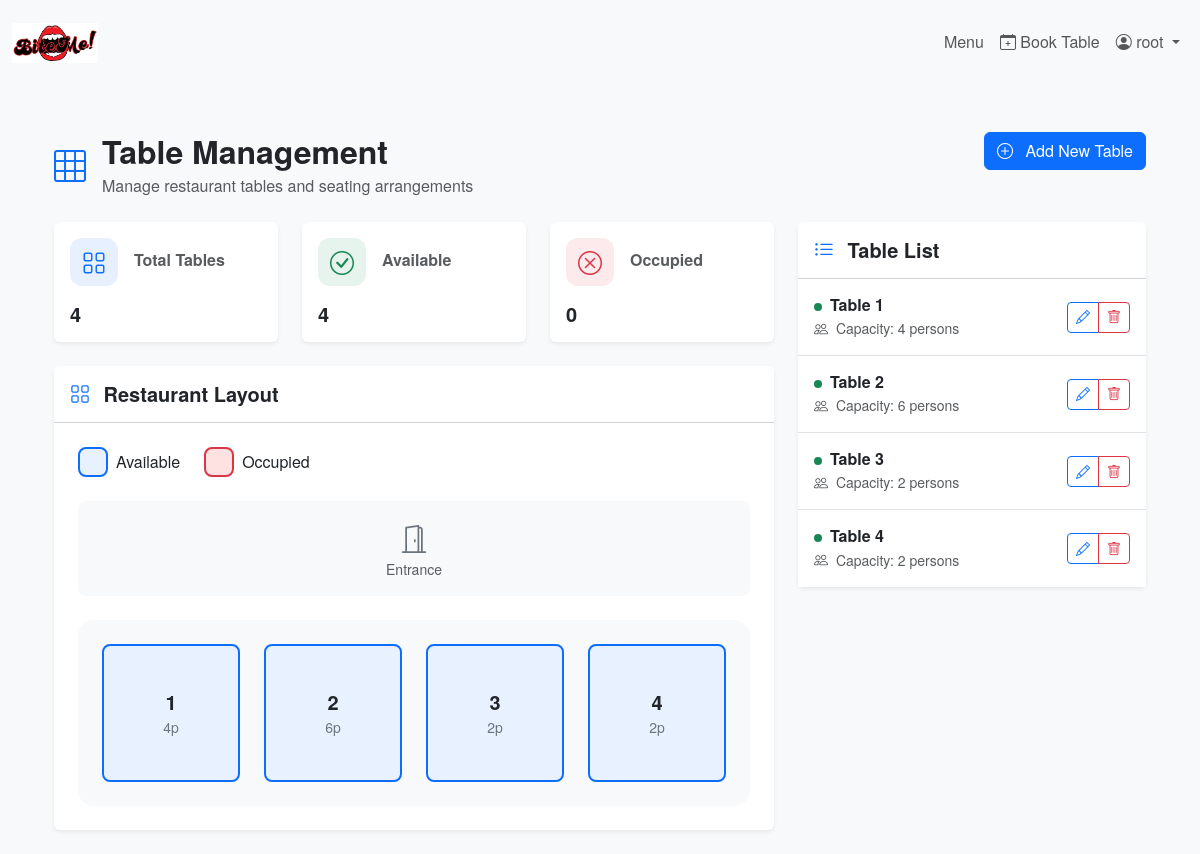
Page /manage/tables/ (signed in) on the earlier database version.
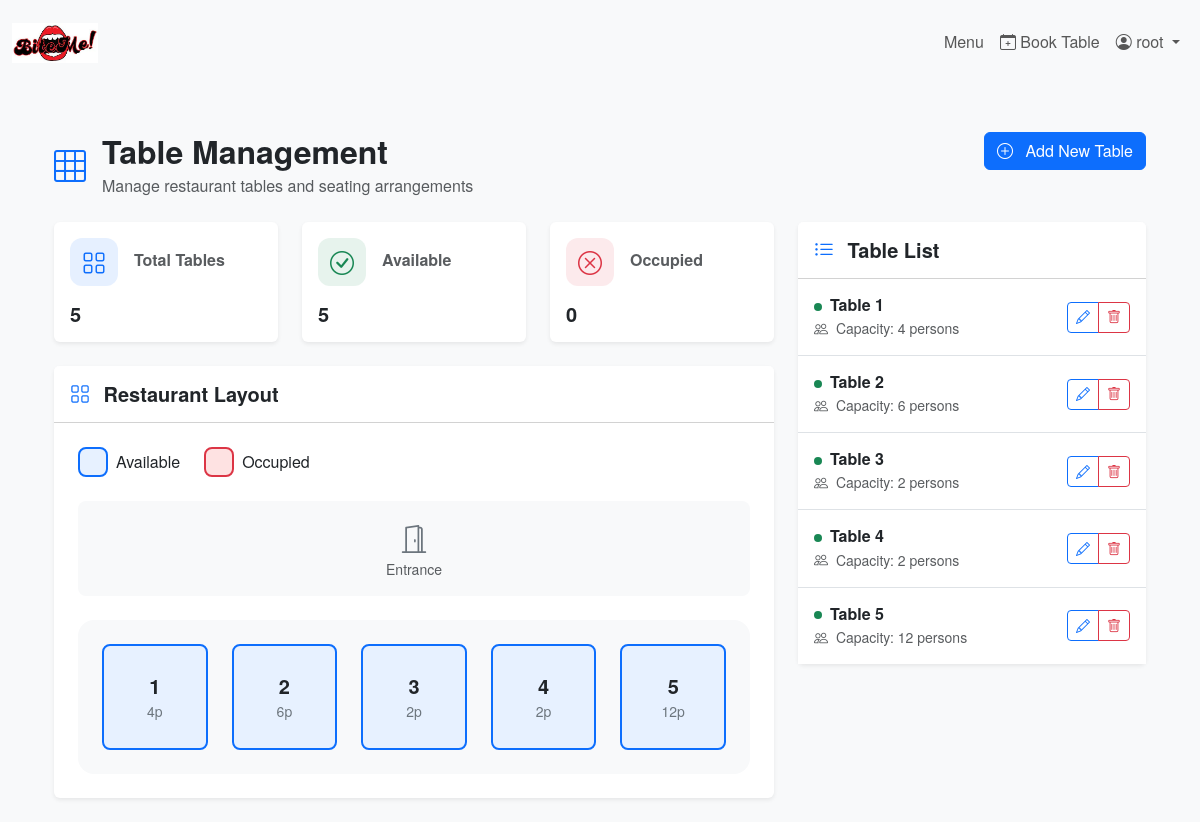
Same page on the later database version.
### booking/models.py (models this page shows, shortened)
class Table(models.Model):
    number = models.CharField(max_length=10)
    capacity = models.IntegerField()
    class Meta:
        ordering = ['number']

### booking/views.py (the view, shortened to what this page needs)
# urls.py: path('manage/tables/', admin_tables_view, name='admin_tables'),
@user_passes_test(lambda u: u.is_staff)
def admin_tables_view(request):
    tables = Table.objects.all().order_by('number')
    occupied_tables = Table.objects.filter(
        reservations__date=datetime.now().date(),
        reservations__canceled=False
    )
    context = {
        'tables': tables,
        'occupied_tables': occupied_tables,
        'available_tables': tables.count() - occupied_tables.count()
    }
    return render(request, 'booking/admin/tables.html', context)

### booking/templates/booking/admin/tables.html (shortened to what the changed rows need)
{% extends 'booking/base.html' %}
{% load static %}
{% block content %}
<div class="container py-4">
    <div class="row mb-4">
        <div class="col-lg-8">
            <div class="d-flex align-items-center">
                <div>
                    <h2 class="mb-1">Table Management</h2>
                </div>
            </div>
        </div>
    </div>
    <div class="row g-4">
        <div class="col-lg-8">
            <div class="row g-4 mb-4">
                <div class="col-md-4">
                    <div class="card border-0 shadow-sm">
                        <div class="card-body">
                            <div class="d-flex align-items-center mb-3">
                                <div class="stats-icon bg-primary bg-opacity-10 text-primary">
                                </div>
                                <h6 class="card-subtitle ms-3 text-muted">Total Tables</h6>
                            </div>
                            <h3 class="card-title mb-0">{{ tables.count }}</h3>
                        </div>
                    </div>
                </div>
                <div class="col-md-4">
                    <div class="card border-0 shadow-sm">
                        <div class="card-body">
                            <div class="d-flex align-items-center mb-3">
                                <div class="stats-icon bg-success bg-opacity-10 text-success">
                                </div>
                                <h6 class="card-subtitle ms-3 text-muted">Available</h6>
                            </div>
                            <h3 class="card-title mb-0">{{ available_tables }}</h3>
                        </div>
                    </div>
                </div>
            </div>
            <div class="card border-0 shadow-sm">
                <div class="card-body p-4">
                    <div class="restaurant-layout">
                        <div class="layout-grid">
                            <div class="tables-grid">
                                {% for table in tables %}
                                    <div class="table-item {% if table in occupied_tables %}occupied{% else %}available{% endif %}"
                                         data-bs-toggle="tooltip"
                                         data-bs-title="Table {{ table.number }} ({{ table.capacity }} persons)">
                                        <div class="table-number">{{ table.number }}</div>
                                        <div class="table-capacity">{{ table.capacity }}p</div>
                                    </div>
                                {% endfor %}
                            </div>
                        </div>
                    </div>
                </div>
            </div>
        </div>
        <div class="col-lg-4">
            <div class="card border-0 shadow-sm">
                <div class="card-body p-0">
                    <div class="list-group list-group-flush">
                        {% for table in tables %}
                            <div class="list-group-item p-3">
                                <div class="d-flex justify-content-between align-items-center">
                                    <div>
                                        <div class="d-flex align-items-center">
                                            <div class="table-status-indicator {% if table in occupied_tables %}bg-danger{% else %}bg-success{% endif %} me-2"></div>
                                            <h6 class="mb-1">Table {{ table.number }}</h6>
                                        </div>
                                        <p class="mb-0 small text-muted">
                                            <i class="bi bi-people me-1"></i>
                                            Capacity: {{ table.capacity }} persons
                                        </p>
                                    </div>
                                    <div class="btn-group">
                                        <button class="btn btn-sm btn-outline-primary"
                                                onclick="editTable('{{ table.id }}', '{{ table.number }}', '{{ table.capacity }}')"
                                                data-bs-toggle="tooltip"
                                                data-bs-title="{% if table in occupied_tables %}Cannot edit occupied table{% else %}Edit table{% endif %}">
                                            <i class="bi bi-pencil"></i>
                                        </button>
                                        <button class="btn btn-sm btn-outline-danger"
                                                onclick="confirmDeleteTable('{{ table.id }}', '{{ table.number }}')"
                                                data-bs-toggle="tooltip"
                                                data-bs-title="{% if table in occupied_tables %}Cannot delete occupied table{% else %}Delete table{% endif %}">
                                            <i class="bi bi-trash"></i>
                                        </button>
                                    </div>
                                </div>
                            </div>
                        {% endfor %}
                    </div>
                </div>
            </div>
        </div>
    </div>
</div>
{% endblock %}

Differences in the rows shown:
added Table: number "5", capacity "12"
Other differences:
{{ tables.count }}: "4" → "5"
{{ available_tables }}: "4" → "5"
